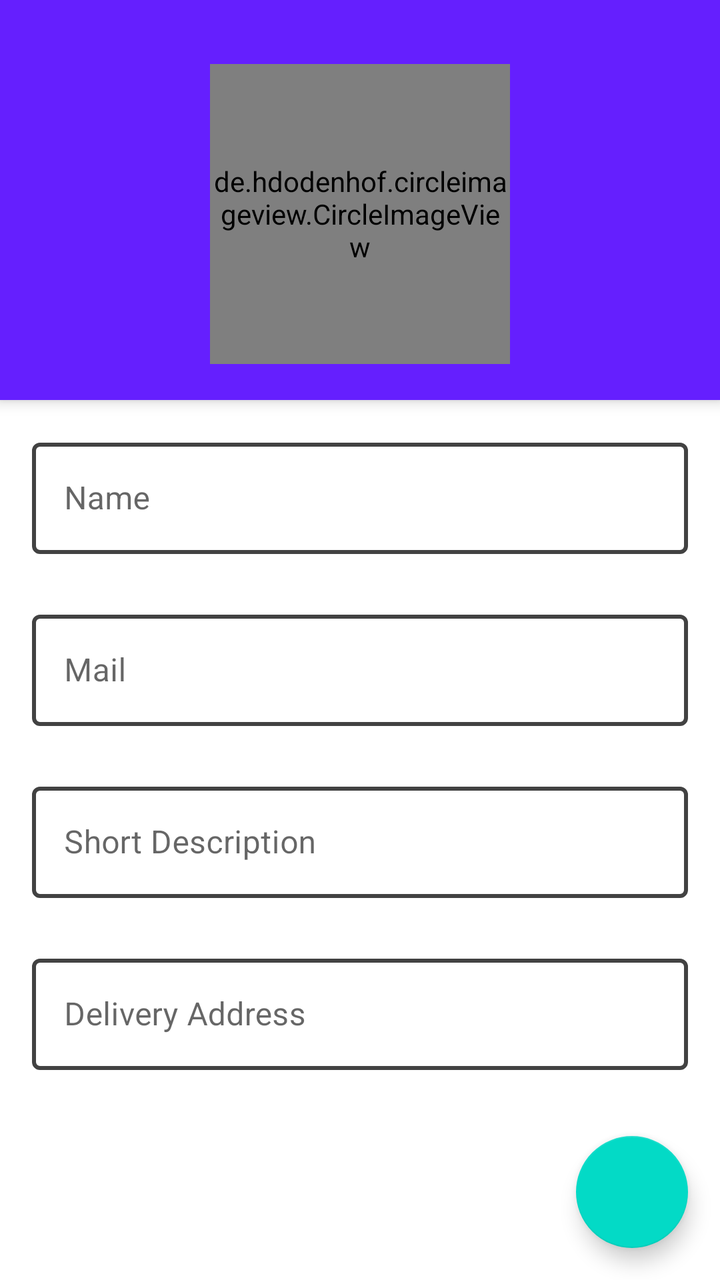
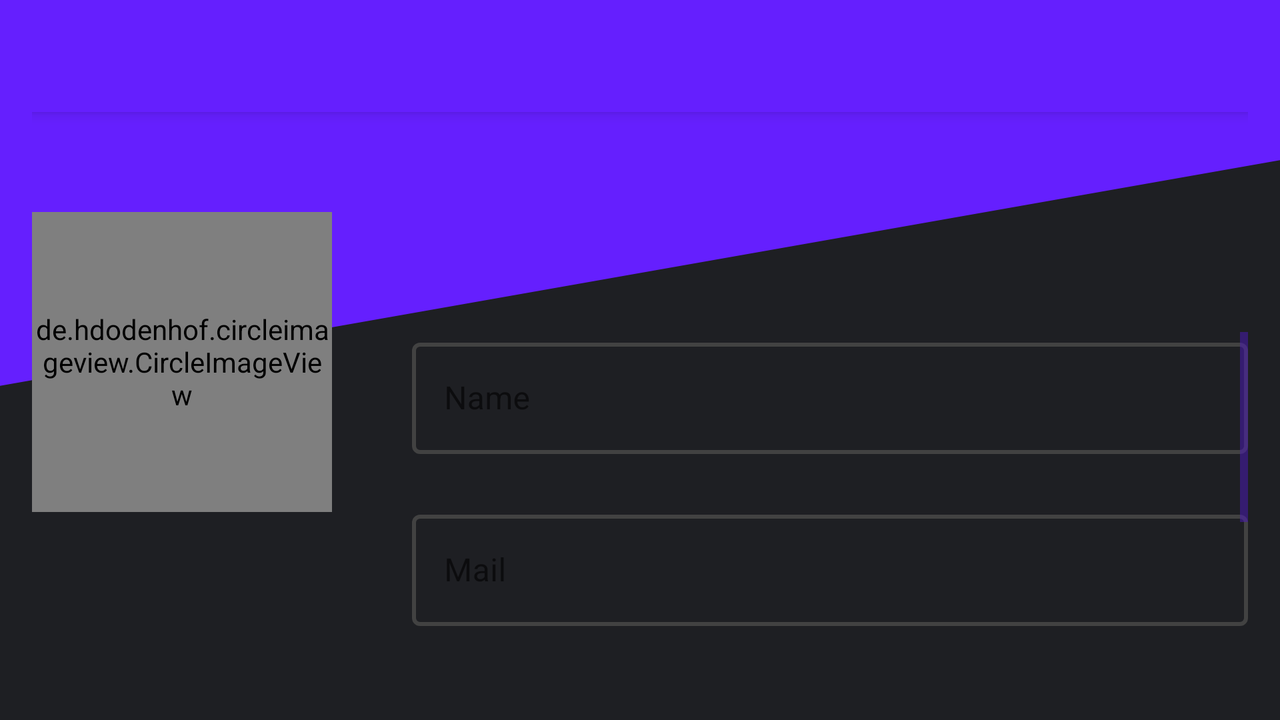

First picture: res/layout/ on a phone held upright. Second picture: the repository's own variant of that layout, on a device whose configuration matches the variant's folder. Source for both follows.
<!-- AndroidManifest.xml: application theme AppTheme -->
<!-- res/layout/activity_edit_customer.xml -->
<?xml version="1.0" encoding="utf-8"?>
<androidx.coordinatorlayout.widget.CoordinatorLayout xmlns:tools="http://schemas.android.com/tools"
    android:id="@+id/coordinatorLayout"
    xmlns:android="http://schemas.android.com/apk/res/android"
    xmlns:app="http://schemas.android.com/apk/res-auto"
    android:layout_width="match_parent"
    android:layout_height="match_parent">

    <androidx.constraintlayout.widget.ConstraintLayout
        android:layout_width="match_parent"
        android:layout_height="match_parent"
        tools:context=".EditCustomerActivity">

        <com.google.android.material.floatingactionbutton.FloatingActionButton
            android:id="@+id/fab"
            android:layout_width="wrap_content"
            android:layout_height="wrap_content"
            android:layout_marginEnd="16dp"
            android:layout_marginBottom="16dp"
            android:src="@drawable/save"
            android:tint="@color/textColorPrimary"
            app:layout_constraintBottom_toBottomOf="parent"
            app:layout_constraintEnd_toEndOf="parent" />

        <androidx.appcompat.widget.Toolbar
            android:id="@+id/toolbar"
            android:layout_width="0dp"
            android:layout_height="wrap_content"
            android:elevation="4dp"
            app:contentInsetStart="0dp"
            app:contentInsetLeft="0dp"
            android:background="@color/colorPrimary"
            android:theme="@style/ThemeOverlay.MaterialComponents.ActionBar"
            app:layout_constraintEnd_toEndOf="parent"
            app:layout_constraintStart_toStartOf="parent"
            app:layout_constraintTop_toTopOf="parent"
            app:popupTheme="@style/ThemeOverlay.MaterialComponents.Light">

            <androidx.constraintlayout.widget.ConstraintLayout
                android:layout_width="match_parent"
                android:layout_height="200dp"
                tools:layout_editor_absoluteX="16dp"
                tools:layout_editor_absoluteY="28dp">

                <de.hdodenhof.circleimageview.CircleImageView
                    android:id="@+id/editImage"
                    android:layout_width="150dp"
                    android:layout_height="150dp"
                    android:layout_marginTop="32dp"
                    android:backgroundTintMode="multiply"
                    android:tint="@color/colorAccent"
                    app:civ_border_color="@color/colorNormalBroke"
                    app:civ_border_width="1dp"
                    app:layout_constraintEnd_toEndOf="parent"
                    app:layout_constraintStart_toStartOf="parent"
                    app:layout_constraintTop_toTopOf="parent"
                    app:srcCompat="@drawable/editimage" />

                <ProgressBar
                    android:id="@+id/progressBar"
                    style="?android:attr/progressBarStyle"
                    android:layout_width="wrap_content"
                    android:layout_height="wrap_content"
                    android:visibility="gone"
                    app:layout_constraintBottom_toBottomOf="@+id/editImage"
                    app:layout_constraintEnd_toEndOf="@+id/editImage"
                    app:layout_constraintStart_toStartOf="@+id/editImage"
                    app:layout_constraintTop_toTopOf="@+id/editImage" />

            </androidx.constraintlayout.widget.ConstraintLayout>

        </androidx.appcompat.widget.Toolbar>

        <ScrollView
            android:layout_width="match_parent"
            android:layout_height="0dp"
            android:layout_marginStart="16dp"
            android:layout_marginTop="16dp"
            android:layout_marginEnd="16dp"
            android:layout_marginBottom="8dp"
            app:layout_constraintBottom_toBottomOf="parent"
            app:layout_constraintEnd_toEndOf="parent"
            app:layout_constraintStart_toStartOf="parent"
            app:layout_constraintTop_toBottomOf="@+id/toolbar">

            <LinearLayout
                android:layout_width="match_parent"
                android:layout_height="wrap_content"
                android:orientation="vertical">

                <com.google.android.material.textfield.TextInputLayout
                    android:id="@+id/editName"
                    style="@style/Widget.MaterialComponents.TextInputLayout.OutlinedBox"
                    android:layout_width="match_parent"
                    android:layout_height="wrap_content"
                    android:hint="@string/hintName"
                    app:boxStrokeColor="@color/colorPrimary"
                    app:boxStrokeWidth="2dp">

                    <com.google.android.material.textfield.TextInputEditText
                        android:layout_width="match_parent"
                        android:layout_height="wrap_content" />
                </com.google.android.material.textfield.TextInputLayout>

                <com.google.android.material.textfield.TextInputLayout
                    android:id="@+id/editEmail"
                    style="@style/Widget.MaterialComponents.TextInputLayout.OutlinedBox"
                    android:layout_width="match_parent"
                    android:layout_height="wrap_content"
                    android:hint="@string/hintEmail"
                    android:layout_marginTop="25dp"
                    app:boxStrokeColor="@color/colorPrimary"
                    app:boxStrokeWidth="2dp">

                    <com.google.android.material.textfield.TextInputEditText
                        android:layout_width="match_parent"
                        android:layout_height="wrap_content"
                        android:inputType="textEmailAddress" />
                </com.google.android.material.textfield.TextInputLayout>

                <com.google.android.material.textfield.TextInputLayout
                    android:id="@+id/editDescription"
                    style="@style/Widget.MaterialComponents.TextInputLayout.OutlinedBox"
                    android:layout_width="match_parent"
                    android:layout_height="wrap_content"
                    android:hint="@string/hintDescription"
                    android:layout_marginTop="25dp"
                    app:boxStrokeColor="@color/colorPrimary"
                    app:boxStrokeWidth="2dp">

                    <com.google.android.material.textfield.TextInputEditText
                        android:layout_width="match_parent"
                        android:layout_height="wrap_content" />
                </com.google.android.material.textfield.TextInputLayout>

                <com.google.android.material.textfield.TextInputLayout
                    android:id="@+id/editDeliveryAddress"
                    style="@style/Widget.MaterialComponents.TextInputLayout.OutlinedBox"
                    android:layout_width="match_parent"
                    android:layout_height="wrap_content"
                    android:hint="@string/hintDeliveryAddress"
                    android:layout_marginTop="25dp"
                    app:boxStrokeColor="@color/colorPrimary"
                    app:boxStrokeWidth="2dp">

                    <com.google.android.material.textfield.TextInputEditText
                        android:layout_width="match_parent"
                        android:layout_height="wrap_content" />
                </com.google.android.material.textfield.TextInputLayout>
            </LinearLayout>
        </ScrollView>

        <LinearLayout
            android:id="@+id/loadingView"
            android:layout_width="match_parent"
            android:layout_height="match_parent"
            android:background="#fefefe"
            android:orientation="vertical"
            android:visibility="gone">

            <TextView
                android:layout_width="wrap_content"
                android:layout_height="wrap_content"
                android:layout_gravity="center"
                android:layout_marginTop="300dp"
                android:text="@string/loadingMessage"
                android:textAppearance="@style/TextAppearance.MaterialComponents.Body1" />

        </LinearLayout>

    </androidx.constraintlayout.widget.ConstraintLayout>
</androidx.coordinatorlayout.widget.CoordinatorLayout>
<!-- resources referenced by this layout -->
<resources>
  <color name="colorAccent">#1e1f23</color>
  <color name="colorNormalBroke">#424242</color>
  <color name="colorPrimary">#651ffe</color>
  <color name="textColorPrimary">#fdfffe</color>
  <!-- drawable editimage: png bitmap (drawable, 36887 bytes) -->
  <string name="hintDeliveryAddress">Delivery Address</string>
  <string name="hintDescription">Short Description</string>
  <string name="hintEmail">Mail</string>
  <string name="hintName">Name</string>
  <string name="loadingMessage">Just a moment</string>
  <style name="AppTheme" parent="Theme.MaterialComponents.Light.NoActionBar">
          
          <item name="colorPrimary">@color/colorPrimary</item>
          <item name="colorPrimaryDark">@color/colorPrimaryDark</item>
          <item name="colorAccent">@color/colorAccent</item>
          <item name="android:textColorPrimary">@color/textColorPrimary</item>
          <item name="android:textColorHint">@color/textColorPrimary</item>
          <item name="colorControlActivated">@color/textColorPrimary</item>
          <item name="colorControlNormal">@color/colorPrimaryDark</item>
  
  
      </style>
  <color name="colorPrimaryDark">#4c1ab7</color>
</resources>
<!-- res/layout-land/activity_edit_customer.xml (the repository's variant of the layout above) -->
<!-- drawn on the phone turned sideways -->
<?xml version="1.0" encoding="utf-8"?>
<androidx.coordinatorlayout.widget.CoordinatorLayout
    android:id="@+id/coordinatorLayout"
    xmlns:android="http://schemas.android.com/apk/res/android"
    xmlns:app="http://schemas.android.com/apk/res-auto"
    android:background="@drawable/background"
    android:layout_width="match_parent"
    android:layout_height="match_parent">
    <RelativeLayout xmlns:android="http://schemas.android.com/apk/res/android"
        xmlns:app="http://schemas.android.com/apk/res-auto"
        xmlns:tools="http://schemas.android.com/tools"
        android:paddingHorizontal="16dp"
        android:layout_width="match_parent"
        android:layout_height="match_parent"
        tools:context=".EditCustomerActivity">

        <androidx.appcompat.widget.Toolbar
            android:id="@+id/toolbar"
            android:layout_width="match_parent"
            android:layout_height="?attr/actionBarSize"
            android:background="?attr/colorPrimary"
            android:elevation="4dp"
            android:theme="@style/ThemeOverlay.MaterialComponents.ActionBar"
            app:popupTheme="@style/ThemeOverlay.MaterialComponents.Light"/>

        <de.hdodenhof.circleimageview.CircleImageView
            android:id="@+id/editImage"
            android:layout_marginTop="50dp"
            android:layout_width="150dp"
            android:layout_height="150dp"
            android:layout_alignParentStart="false"
            android:layout_alignParentTop="false"
            android:layout_below="@id/toolbar"
            app:civ_border_width="1dp"
            app:civ_border_color="@color/colorNormalBroke"
            app:srcCompat="@drawable/editimage" />

        <ScrollView
            android:layout_width="match_parent"
            android:layout_height="match_parent"
            android:layout_below="@id/toolbar"
            android:layout_marginTop="110dp"
            android:layout_marginLeft="40dp"
            android:layout_marginBottom="20dp"
            android:layout_toRightOf="@id/editImage">

            <LinearLayout
                android:layout_width="match_parent"
                android:layout_height="match_parent"
                android:orientation="vertical">
                <com.google.android.material.textfield.TextInputLayout
                    android:id="@+id/editName"
                    android:layout_width="match_parent"
                    android:layout_height="wrap_content"
                    style="@style/Widget.MaterialComponents.TextInputLayout.OutlinedBox"
                    app:boxStrokeColor="@color/colorPrimary"
                    app:boxStrokeWidth="2dp"
                    android:layout_below="@id/toolbar"
                    android:hint="@string/hintName">
                    <com.google.android.material.textfield.TextInputEditText
                        android:layout_width="match_parent"
                        android:layout_height="wrap_content"/>
                </com.google.android.material.textfield.TextInputLayout>

                <com.google.android.material.textfield.TextInputLayout
                    android:id="@+id/editEmail"
                    android:layout_width="match_parent"
                    android:layout_height="wrap_content"
                    android:layout_marginTop="25dp"
                    android:hint="@string/hintEmail"
                    style="@style/Widget.MaterialComponents.TextInputLayout.OutlinedBox"
                    app:boxStrokeColor="@color/colorPrimary"
                    app:boxStrokeWidth="2dp">
                    <com.google.android.material.textfield.TextInputEditText
                        android:layout_width="match_parent"
                        android:layout_height="wrap_content"
                        android:inputType="textEmailAddress"/>
                </com.google.android.material.textfield.TextInputLayout>

                <com.google.android.material.textfield.TextInputLayout
                    android:id="@+id/editDescription"
                    android:layout_width="match_parent"
                    android:layout_height="wrap_content"
                    style="@style/Widget.MaterialComponents.TextInputLayout.OutlinedBox"
                    app:boxStrokeColor="@color/colorPrimary"
                    app:boxStrokeWidth="2dp"
                    android:layout_marginTop="25dp"
                    android:hint="@string/hintDescription">
                    <com.google.android.material.textfield.TextInputEditText
                        android:layout_width="match_parent"
                        android:layout_height="wrap_content"/>
                </com.google.android.material.textfield.TextInputLayout>

                <com.google.android.material.textfield.TextInputLayout
                    android:id="@+id/editDeliveryAddress"
                    android:layout_width="match_parent"
                    android:layout_height="wrap_content"
                    style="@style/Widget.MaterialComponents.TextInputLayout.OutlinedBox"
                    android:layout_marginTop="25dp"
                    app:boxStrokeColor="@color/colorPrimary"
                    app:boxStrokeWidth="2dp"
                    android:hint="@string/hintDeliveryAddress">
                    <com.google.android.material.textfield.TextInputEditText
                        android:layout_width="match_parent"
                        android:layout_height="wrap_content"/>
                </com.google.android.material.textfield.TextInputLayout>
            </LinearLayout>
        </ScrollView>
    </RelativeLayout>
</androidx.coordinatorlayout.widget.CoordinatorLayout>
<!-- resources referenced by the variant -->
<!-- as the phone turned sideways resolves them -->
<resources>
  <color name="colorNormalBroke">#424242</color>
  <color name="colorPrimary">#651ffe</color>
  <!-- drawable background (drawable) -->
  <?xml version="1.0" encoding="utf-8"?>
  <layer-list xmlns:android="http://schemas.android.com/apk/res/android">
      <item android:drawable="@color/colorPrimary"/>
  
      <item android:top="200dp"
          android:bottom="-300dp"
          android:left="0dp"
          android:right="-300dp">
          <rotate
              android:fromDegrees="-10"
              android:pivotX="0%"
              android:pivotY="100%">
              <shape
                  android:shape="rectangle">
                  <solid
                      android:color="@color/colorAccent"/>
              </shape>
          </rotate>
      </item>
  </layer-list>
  <!-- drawable editimage: png bitmap (drawable, 36887 bytes) -->
  <string name="hintDeliveryAddress">Delivery Address</string>
  <string name="hintDescription">Short Description</string>
  <string name="hintEmail">Mail</string>
  <string name="hintName">Name</string>
  <style name="AppTheme" parent="Theme.MaterialComponents.Light.NoActionBar">
          
          <item name="colorPrimary">@color/colorPrimary</item>
          <item name="colorPrimaryDark">@color/colorPrimaryDark</item>
          <item name="colorAccent">@color/colorAccent</item>
          <item name="android:textColorPrimary">@color/textColorPrimary</item>
          <item name="android:textColorHint">@color/textColorPrimary</item>
          <item name="colorControlActivated">@color/textColorPrimary</item>
          <item name="colorControlNormal">@color/colorPrimaryDark</item>
  
  
      </style>
  <color name="colorAccent">#1e1f23</color>
  <color name="colorPrimaryDark">#4c1ab7</color>
  <color name="textColorPrimary">#fdfffe</color>
</resources>
